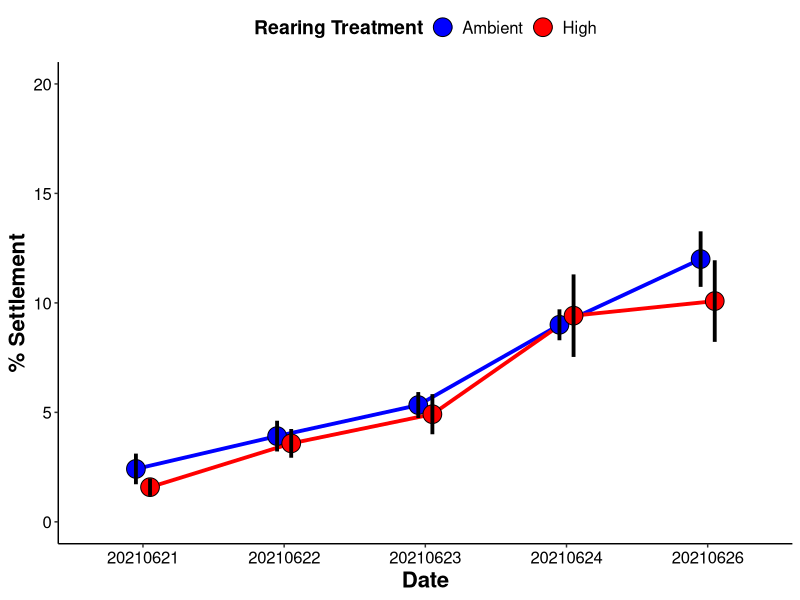
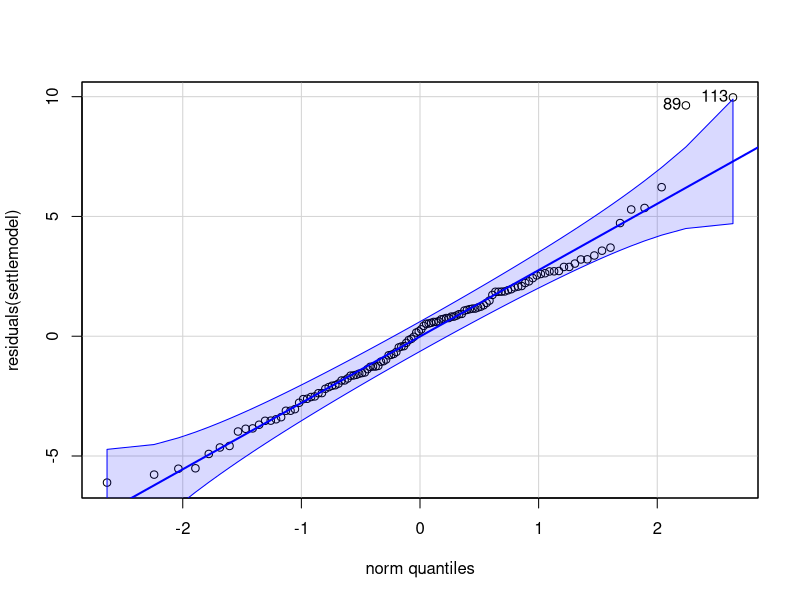
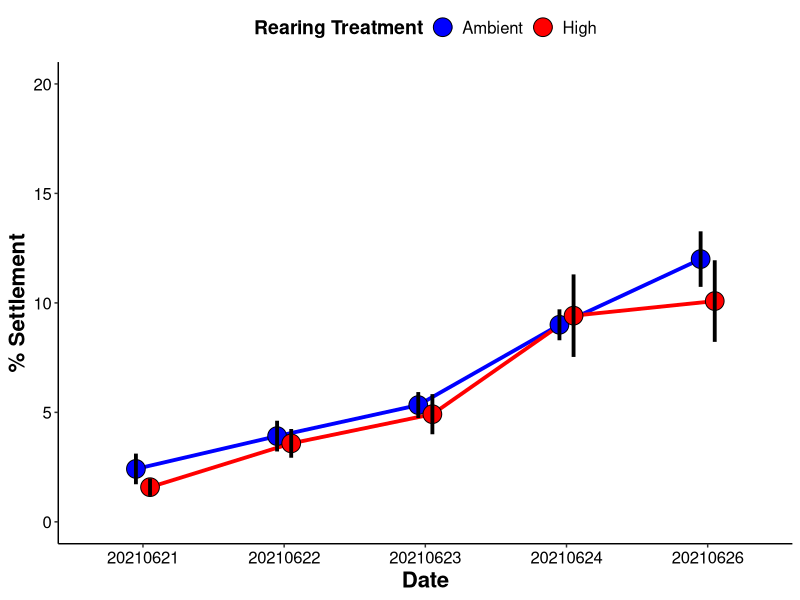

The R source for these figures, in order:
## ---- chunk 1
knitr::opts_chunk$set(echo = TRUE, warning = FALSE, message = FALSE)
## ---- chunk 2
## install packages if you dont already have them in your library
if ("tidyverse" %in% rownames(installed.packages()) == 'FALSE') install.packages('tidyverse') 
if ("car" %in% rownames(installed.packages()) == 'FALSE') install.packages('car') 
if ("lme4" %in% rownames(installed.packages()) == 'FALSE') install.packages('lme4') 
if ("lmerTest" %in% rownames(installed.packages()) == 'FALSE') install.packages('lmerTest') 
if ("scales" %in% rownames(installed.packages()) == 'FALSE') install.packages('scales') 
if ("cowplot" %in% rownames(installed.packages()) == 'FALSE') install.packages('cowplot') 
if ("ggplot2" %in% rownames(installed.packages()) == 'FALSE') install.packages('ggplot2') 
if ("effects" %in% rownames(installed.packages()) == 'FALSE') install.packages('effects') 
if ("emmeans" %in% rownames(installed.packages()) == 'FALSE') install.packages('emmeans') 
if ("multcomp" %in% rownames(installed.packages()) == 'FALSE') install.packages('multcomp') 

#load packages
library("ggplot2")
library("tidyverse")
library('car')
library('lme4')
library('lmerTest')
library('scales')
library('cowplot')
library('effects')
library('emmeans')
library('multcomp')
## ---- chunk 3
settle<-read.csv("Mcap2021/Data/Settlement.csv")

settle$Date<-as.factor(settle$Date)
## ---- chunk 4
settle_plot<-settle %>%
    group_by(Date, Treatment)%>%
    summarise(mean=mean(Settled), sd=sd(Settled), N=length(Settled), se=sd/sqrt(N))%>%
    ggplot(., aes(x = as.factor(Date), y = mean, group=interaction(Date, Treatment))) +
    geom_line(position=position_dodge(0.2), size=1.3, aes(color=Treatment, group=Treatment)) +
    geom_point(aes(fill=Treatment, group=interaction(Treatment, Date)), pch = 21, size=6, position = position_dodge(0.2)) + 
    geom_errorbar(aes(ymin=mean-se, ymax=mean+se, group=interaction(Treatment, Date)), width=0, linetype="solid", position=position_dodge(0.2), size=1.3, color="black")+
    xlab("Date") + 
    scale_fill_manual(name="Rearing Treatment", values=c("blue","red"))+
    scale_color_manual(name="Rearing Treatment", values=c("blue","red"))+
    ylab(expression(bold(paste("% Settlement")))) +
    ylim(0, 20)+
    theme_classic() + 
    theme(
      legend.position="top",
      axis.title=element_text(face="bold", size=16),
      axis.text=element_text(size=12, color="black"), 
      legend.title=element_text(face="bold", size=14), 
      legend.text=element_text(size=12)
      ); settle_plot

ggsave("Mcap2021/Figures/Settlement.png", settle_plot, dpi=300, w=8.5, h=5, units="in")
## ---- chunk 5
settlemodel<-lmer(Settled~Treatment*Date + (1|Tank), data=settle) #run as random
anova(settlemodel, type="II")
summary(settlemodel)
## ---- chunk 6
qqPlot(residuals(settlemodel))
leveneTest(residuals(settlemodel)~Treatment*Date, data=settle)
## ---- chunk 7
emm<-emmeans(settlemodel, ~Treatment|Date)
cld(emm)
